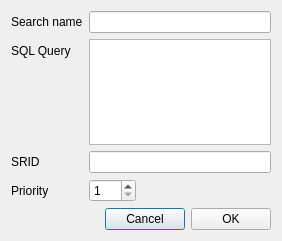
<?xml version="1.0" encoding="UTF-8"?>
<ui version="4.0">
 <class>PostgisSearch</class>
 <widget class="QDialog" name="PostgisSearch">
  <property name="geometry">
   <rect>
    <x>0</x>
    <y>0</y>
    <width>282</width>
    <height>241</height>
   </rect>
  </property>
  <property name="windowTitle">
   <string>QuickFinder :: postgis search</string>
  </property>
  <layout class="QFormLayout" name="formLayout">
   <property name="fieldGrowthPolicy">
    <enum>QFormLayout::ExpandingFieldsGrow</enum>
   </property>
   <item row="0" column="0">
    <widget class="QLabel" name="label">
     <property name="text">
      <string>Search name</string>
     </property>
    </widget>
   </item>
   <item row="0" column="1">
    <widget class="QLineEdit" name="searchName"/>
   </item>
   <item row="2" column="0">
    <widget class="QLabel" name="FieldNameLabel">
     <property name="text">
      <string>SQL Query</string>
     </property>
    </widget>
   </item>
   <item row="3" column="0">
    <widget class="QLabel" name="label_3">
     <property name="text">
      <string>SRID</string>
     </property>
    </widget>
   </item>
   <item row="3" column="1">
    <widget class="QLineEdit" name="srid"/>
   </item>
   <item row="5" column="0">
    <widget class="QLabel" name="label_2">
     <property name="text">
      <string>Priority</string>
     </property>
    </widget>
   </item>
   <item row="5" column="1">
    <widget class="QSpinBox" name="priorityBox">
     <property name="minimum">
      <number>1</number>
     </property>
     <property name="maximum">
      <number>999</number>
     </property>
     <property name="value">
      <number>1</number>
     </property>
    </widget>
   </item>
   <item row="9" column="0" colspan="2">
    <layout class="QHBoxLayout" name="horizontalLayout">
     <item>
      <spacer name="horizontalSpacer">
       <property name="orientation">
        <enum>Qt::Horizontal</enum>
       </property>
       <property name="sizeHint" stdset="0">
        <size>
         <width>40</width>
         <height>20</height>
        </size>
       </property>
      </spacer>
     </item>
     <item>
      <widget class="QPushButton" name="cancelButton">
       <property name="text">
        <string>Cancel</string>
       </property>
      </widget>
     </item>
     <item>
      <widget class="QPushButton" name="okButton">
       <property name="text">
        <string>OK</string>
       </property>
      </widget>
     </item>
    </layout>
   </item>
   <item row="2" column="1">
    <widget class="QTextEdit" name="queryEdit">
     <property name="acceptRichText">
      <bool>false</bool>
     </property>
    </widget>
   </item>
  </layout>
 </widget>
 <tabstops>
  <tabstop>searchName</tabstop>
  <tabstop>priorityBox</tabstop>
  <tabstop>cancelButton</tabstop>
  <tabstop>okButton</tabstop>
 </tabstops>
 <resources>
  <include location="../resources.qrc"/>
 </resources>
 <connections/>
</ui>
